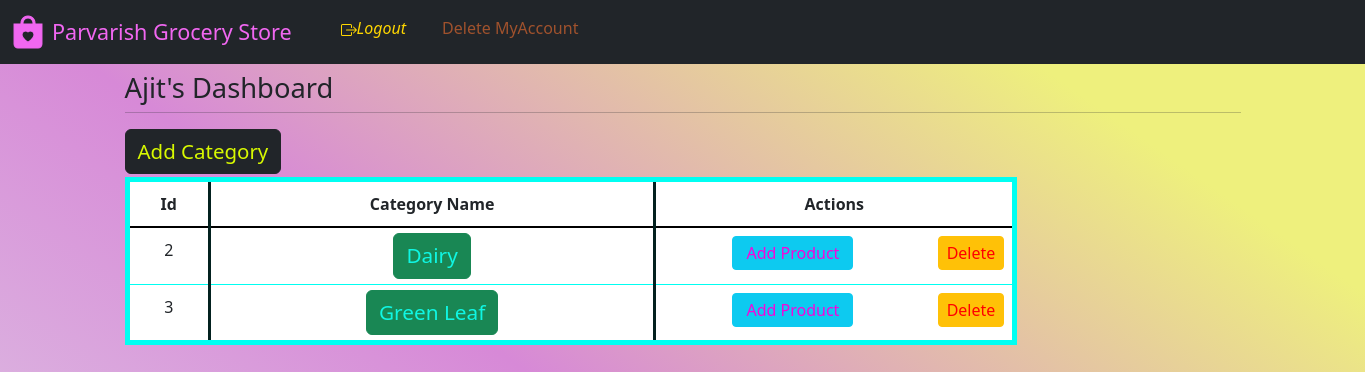
The page /manager_dash (signed in) on the database as committed earlier.
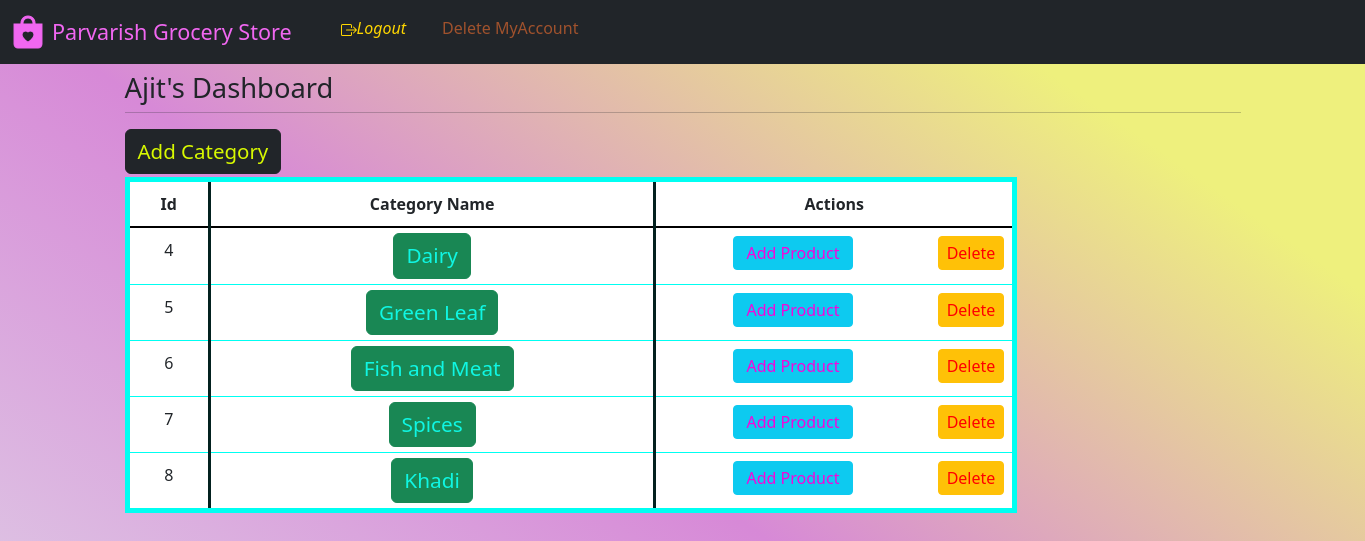
The same page on the database as committed later.
### website/model.py (models this page shows)
class Store(db.Model, UserMixin):
    id = db.Column(db.Integer(), primary_key=True)
    role = db.Column(db.String(), nullable=False)
    email = db.Column(db.String(50), nullable=False, unique=True)
    username = db.Column(db.String(20), nullable=False, unique=False)
    password = db.Column(db.String(200), nullable=False)
    date_added = db.Column(db.DateTime, default=datetime.utcnow)
    creates = db.relationship('Category', backref='managedBy')

class Category(db.Model):
    category_Name = db.Column(db.String(), nullable=False, unique=True)
    category_Id = db.Column(db.Integer(), primary_key=True)
    managedBy_Id = db.Column(db.Integer(), db.ForeignKey('store.id'))
    catalog = db.relationship('Product', backref='parent')

### website/views.py (the view, shortened to what this page needs)
@login_required
@Views.route('/manager_dash', methods=["GET", "POST"])
def Dash_manager():
    manager_id = session['id']
    manager = Store.query.get(manager_id)
    categories = Category.query.all()
    return render_template('dash_m.html', categories=categories, name=manager.username, id=manager_id)

### website/auth.py (called while the page is built)
@App.login_manager.user_loader
def load_customer(id):
    if id is not None:
        return Customer.query.get(int(id))
    return None

### website/templates/dash_m.html (shortened to what this page needs)
{% extends "base.html" %} {% block title %}Store Admin{% endblock %}{% block
logout %}
<span
              id="logout"
              style="display: block inline-block; width: 600px"
            >
              <span style="margin: auto"
                ><i
                  ><a
                    class="nav-item nav-link"
                    style="float: left; color: rgb(255, 215, 0)"
                    href="/logout"
                    style="display: block; width: 10%; margin-left: 0px"
                    >Logout</a
                  ></i
                ></span
              ><span style="margin: auto"
                ><a
                  class="nav-item nav-link"
                  style="
                    float: left;
                    color: rgb(160, 82, 45);
                    width: 60%;
                    margin-left: 20px;
                  "
                  href="/delete_account/{{id}}"
                  onclick="return confirm('Are you sure you want to delete the account?');"
                  >Delete MyAccount</a
                ></span
              ></span
            >
{% endblock %} {% block content %}
<h5>
  <span style="float: left; font-size: 2vw">{{ name }}'s Dashboard</span>
</h5>
<br />
<hr />
<div>
  {% if categories|length == 0 %}
  <div class="alert alert-warning" role="alert">
    <p>None Categories, Added yet.</p>
    Press
    <button type="button" class="btn btn-dark btn-sm">
      <a
        href="{{url_for('views.Add_category')}}"
        class="alert-link;text-decoration: none;"
        style="
          /* background-color: green; */
          color: rgb(153, 43, 226);
          padding: 10px 10px; text-decoration: none;
        "
        >'Add Category'</a
      >
    </button>
    to add a new category
  </div>
  {% else %}
  <span style="float: left"
  >
    <a class="btn btn-dark"
      style="color: rgb(216, 249, 1); font-size: 1.5vw;text-decoration: none;"
      href="{{url_for('views.Add_category')}}"
      >Add Category</a
    >
  </span
>
<br>
<br>
  <table class="table table-hover"
    style="
      border: 5px solid rgb(0, 255, 242);
      /* background-color: #96d4d4; */
      width: 80%;
    "
  ><thead class="thead-dark">
    <tr align="center" style="border-bottom: 2px solid black">
      <th
        style="
          padding: 10px 10px;
          width: 10%;
          border-right: 3px solid rgb(3, 33, 31);
        "
      >
        Id
      </th>
      <th
        style="
          border-right: 3px solid rgb(3, 33, 31);
          padding: 10px 10px;
          width: 56%;
        "
      >
        Category Name
      </th>
      <th style=" padding: 10px 10px; width: 100%" colspan="2">
        Actions
      </th>
    </tr></thead>
    <tbody>
    {% for variety in categories %}
    <tr align="center" style="width: 100%">
      <td style="padding: 10px; border-right: 3px solid rgb(3, 33, 31)">
        {{ variety.category_Id }}
      </td>
      <td
        style="width: 50%; padding: 5px; border-right: 3px solid rgb(3, 33, 31)"
      >
        <a class="btn btn-success"
            style="color: rgb(16, 246, 227);text-decoration: none;font-size: 1.3em"
            href="/manager_dash/category_catalog/{{ variety.category_Id }}"
            >{{ variety.category_Name }}</a
          ></button>
      </td>
      <td  >
        <strong><a class="btn btn-info btn-sm" style="width:47%;color:rgb(246, 5, 218);font-size: 1em" href="/manager_dash/category_create/{{ variety.category_Id }}" style="text-decoration: none;"
          >Add Product</a
        ></strong>
      </td>
      <td >
      <strong><a class="btn btn-warning btn-sm"  onclick="return confirm('Are you sure to delete?')" style="width:100%; color: red;text-decoration: none;font-size: 1em" href="/manager_dash/delete_category/{{ variety.category_Id }}">Delete</a></strong></button>
      </td></tr>
    </tr></tbody>
    {% endfor %}
  </table>
  {% endif %}
</div>
{% endblock %}

### website/templates/base.html (shortened to what this page needs)
<!DOCTYPE html>
<html lang="en">
  <head>
    <link
      href="https://cdn.jsdelivr.net/npm/bootstrap@5.3.0/dist/css/bootstrap.min.css"
      rel="stylesheet"
    />
    <link
      rel="stylesheet"
      href="https://cdn.jsdelivr.net/npm/bootstrap-icons@1.10.5/font/bootstrap-icons.css"
    />
  </head>
  <body>
    <nav class="navbar navbar-expand-lg navbar-dark bg-dark">
      <div class="container-fluid">
        <div class="collapse navbar-collapse" id="navbar">
          <div class="navbar-nav">
            <a href="/">
              <i
                class="bi bi-bag-heart-fill"
                style="
                  font-size: 2rem;
                  -webkit-text-stroke-width: 1px;
                  color: rgb(241, 103, 241);
                  width: 10%;
                "
              ></i>
            </a>
            <a
              href="/"
              class="nav-item nav-link"
              style="
                color: rgb(241, 103, 241);
                font-size: 1.35em;
                text-decoration: none;
                display: block;
                width: 25%;
                margin-left: 0px;
              "
              >Parvarish Grocery Store</a
            ><span
              id="logout"
              style="display: block inline-block; width: 600px"
            >
              {% block logout %}{% endblock %}</span
            ><span
              id="logout"
              style="display: block inline-block; width: 600px"
            >
              {% block cart %}{% endblock %}</span
            >
          </div>
        </div>
      </div>
    </nav>
    <div class="container" id="content">{% block content %}{% endblock %}</div>
  </body>
</html>

### website/templates/base.html (style rules this page uses)
.navbar { margin-bottom: 0; border-radius: 0; }
html { scroll-behavior: smooth; }
body { height: 1000px; background: linear-gradient( 35deg, #e2ecec 0%, #d789d7 51%, #eef07d 85% ); }

Rows that differ between the two databases and show on the page:
removed Category: category_Id "2", category_Name "Dairy"
removed Category: category_Id "3", category_Name "Green Leaf"
added Category: category_Id "4", category_Name "Dairy"
added Category: category_Id "5", category_Name "Green Leaf"
added Category: category_Id "6", category_Name "Fish and Meat"
added Category: category_Id "7", category_Name "Spices"
added Category: category_Id "8", category_Name "Khadi"
